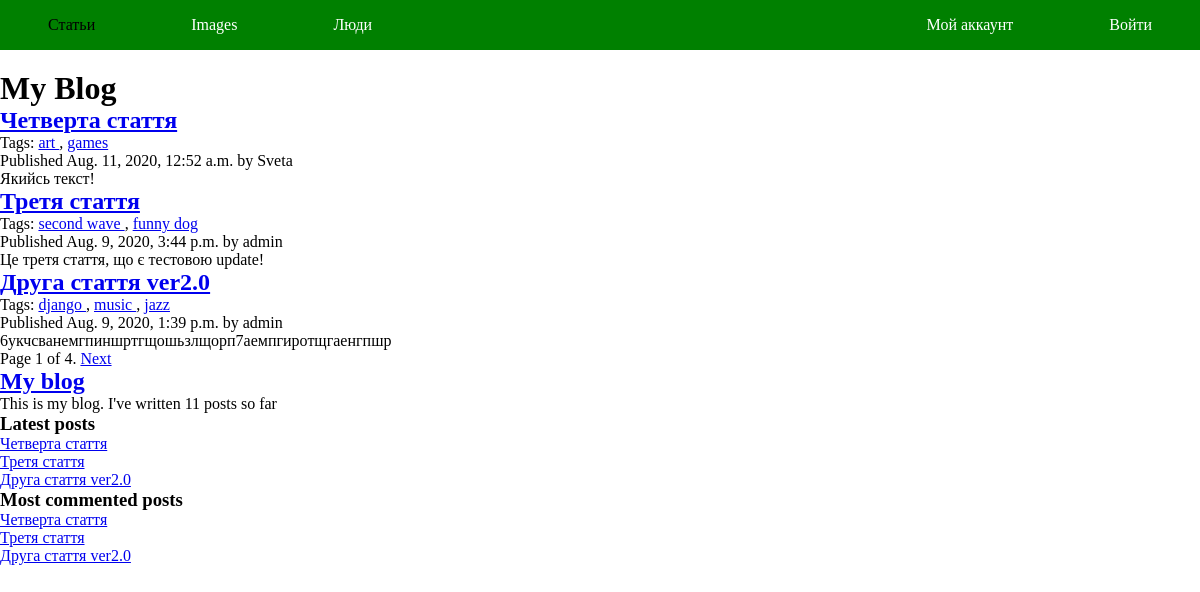
/articles/, run on an earlier commit of the app's database.
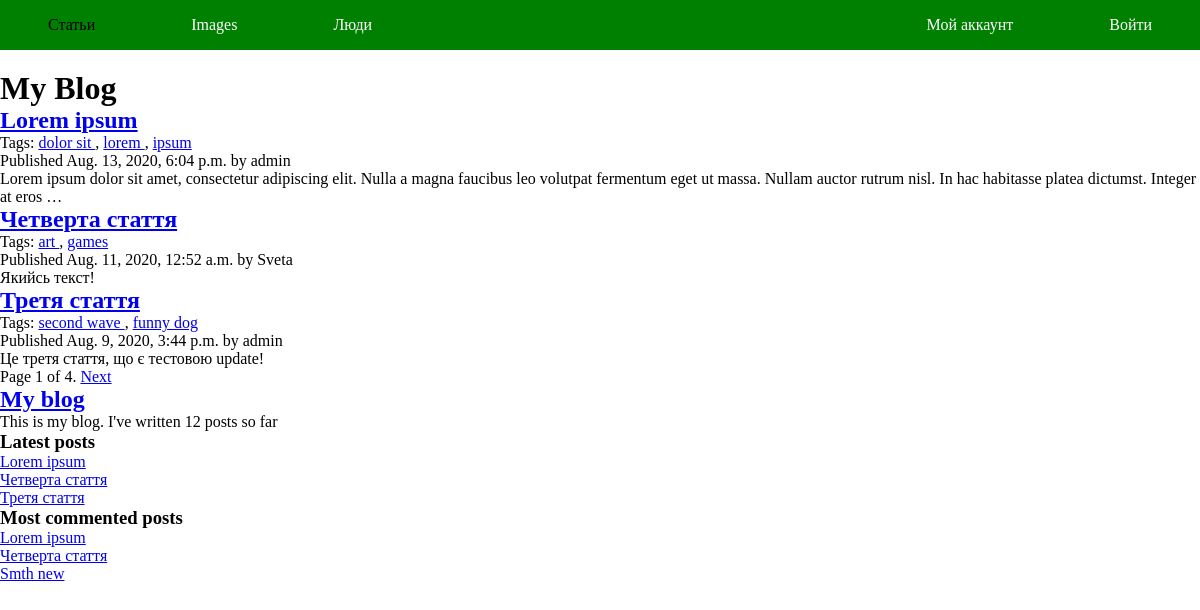
And on a later commit of the database.
### articles/models.py (models this page shows, shortened)
class Article(models.Model):
    title = models.CharField(max_length=50)
    author = models.ForeignKey(User, on_delete=models.CASCADE)
    text = models.TextField(max_length=10000)
    date_created = models.DateTimeField(auto_now_add=True)
    date_updated = models.DateTimeField(auto_now=True)
    slug = models.SlugField(max_length=50)
    objects = models.Manager
    tags = TaggableManager()
    users_like = models.ManyToManyField(User, related_name='articles_liked', blank=True)
    class Meta:
        ordering = ('-date_created',)
    def get_absolute_url(self):
        return reverse('articles:article_detail', args=[self.slug])

### articles/views.py (the view)
# urls.py: path('', views.ArticlesList.as_view(), name='all_articles'),
class ArticlesList(ListView):
    model = Article
    template_name = 'articles/post/list.html'
    context_object_name = 'articles'
    extra_context = {'section': 'articles'}
    paginate_by = 3
    def paginate_queryset(self, queryset, page_size):
        paginator = self.get_paginator(queryset, page_size)
        page_kwargs = self.page_kwarg
        page = self.kwargs.get(page_kwargs) or self.request.GET.get('page')
        try:
            page = paginator.page(page)
        except PageNotAnInteger:
            page = paginator.page(1)
        except EmptyPage:
            page = paginator.page(paginator.num_pages)
        finally:
            return paginator, page, page.object_list, page.has_other_pages()
    def get_queryset(self):
        queryset = super().get_queryset()
        if self.kwargs:
            return queryset.filter(tags__slug__in=[self.kwargs['tag_slug']])
        else:
            return queryset
    def get_context_data(self, *, object_list=None, **kwargs):
        context = super().get_context_data(**kwargs)
        if self.kwargs:
            context['tag'] = get_object_or_404(Tag, slug=self.kwargs['tag_slug'])
        return context

### articles/templatetags/article_tags.py (called while the page is built)
@register.simple_tag
def total_articles():
    return Article.objects.count()

@register.inclusion_tag('articles/post/latest_articles.html')
def show_latest_articles(count=5):
    latest_articles = Article.objects.order_by('-date_created')[:count]
    return {'latest_articles': latest_articles}

@register.simple_tag
def get_most_commented_articles(count=5):
    return Article.objects.annotate(total_comments=Count('comments')).\
               order_by('-total_comments')[:count]

@register.filter(name='markdown')
def markdown_format(text):
    return mark_safe(markdown.markdown(text))

### templates/articles/post/list.html (shortened to what this page needs)
{% extends "../../base.html" %}
{% load article_tags %}
{% block content %}
    <h1>My Blog</h1>
    {% for article in articles %}
        <h2>
            <a href="{{ article.get_absolute_url }}">{{ article.title }}</a>
        </h2>
        <p class="tags">
            Tags:
                {% for tag in article.tags.all %}
                    <a href="{% url 'articles:all_articles_by_tag' tag.slug %}">
                        {{ tag.name }}
                    </a>
                    {% if not forloop.last %}, {% endif %}
                {% endfor %}
        </p>
        <p class="date">Published {{ article.date_created }} by {{ article.author }}</p>
        {{ article.text|markdown|truncatewords_html:30 }}
    {% endfor %}
    {% include "pagination.html" with page=page_obj %}
{% endblock %}

### templates/base.html (shortened to what this page needs)
<!DOCTYPE html>
{% load article_tags %}
{% load static %}
<html lang="ru">
<head>
    <link rel="stylesheet" href="{% static 'css/base1.css' %}">
</head>
<body>
    <header class="header">
    	<nav class="menu">
	        <ul class="main-menu">
	            <li {% if section == "articles" %}class="nav-item selected"{% else %} class="nav-item"{% endif %}>
	                <a href="{% url 'articles:all_articles' %}">Статьи</a>
	            </li>
	            <li {% if section == "images" %}class="nav-item selected"{% else %} class="nav-item"{% endif %}>
	                <a href="{% url 'images:list' %}">Images</a>
	            </li>
	            <li {% if section == "people" %}class="nav-item selected"{% else %} class="nav-item"{% endif %}>
	                <a href="{% url 'account:user_list' %}">Люди</a>
	            </li>
	        </ul>
        </nav>
        <nav class="menu">
	        <ul class="user-menu">
	        	<li {% if section == "dashboard" %}class="nav-item selected"{% else %} class="nav-item"{% endif %}>
	                    <a href="{% url 'account:dashboard' %}">Мой аккаунт</a>
                </li>
                {% if user.is_authenticated %}
                <li class="nav-item">
                    <a href="{% url 'account:logout' %}">Выйти</a>
                </li>
	            {% else %}
                <li class="nav-item">
	                <a href="{% url 'account:login' %}">Войти</a>
                </li>
	            {% endif %}
	        </ul>
        </nav>
    </header>
    <div id="content">
        {% block content %}{% endblock %}
    </div>
    <div id="sidebar">
        <h2><a href="{% url 'articles:all_articles' %}">My blog</a></h2>
        <p>This is my blog. I've written {% total_articles %} posts so far</p>
        <h3>Latest posts</h3>
        {% show_latest_articles 3 %}
        <h3>Most commented posts</h3>
        {% get_most_commented_articles 3 as most_commented_articles %}
        <ul>
            {% for article in most_commented_articles %}
                <li>
                    <a href="{{ article.get_absolute_url }}">{{ article.title }}</a>
                </li>
            {% endfor %}
        </ul>
    </div>
</body>
</html>

### templates/articles/post/latest_articles.html
<ul>
    {% for article in latest_articles %}
        <li>
            <a href="{{ article.get_absolute_url }}">{{ article.title }}</a>
        </li>
    {% endfor %}
</ul>

What changed in the data, as far as the page shows it:
no longer on this page (row unchanged): Article: title "Друга стаття ver2.0", date_created "Aug. 9, 2020, 1:39 p.m.", author "admin", text "6укчсванемгпиншртгщошьзлщорп7аемпгиротщгаенгпшр"
no longer on this page (row unchanged): Tag: name "django", shown under "Друга стаття ver2.0"
no longer on one of the page's lists (row unchanged): Article: title "Третя стаття"
no longer on this page (row unchanged): Tag: name "music", shown under "Друга стаття ver2.0"
no longer on this page (row unchanged): Tag: name "jazz", shown under "Друга стаття ver2.0"
added Article: title "Lorem ipsum", date_created "Aug. 13, 2020, 6:04 p.m.", author "admin", text "Lorem ipsum dolor sit amet, consectetur adipiscing elit. Nulla a magna faucibus leo volutpat fermentum eget ut massa. Nullam auctor rutrum nisl. In hac habitasse platea dictumst. Integer at eros …"
added Tag: name "dolor sit", shown under "Lorem ipsum"
added Tag: name "lorem", shown under "Lorem ipsum"
added Tag: name "ipsum", shown under "Lorem ipsum"
now on this page (row unchanged): Article: title "Smth new", shown under "Most commented posts"
Also different on the page:
text no longer shown: "11"
text now shown: "12"
